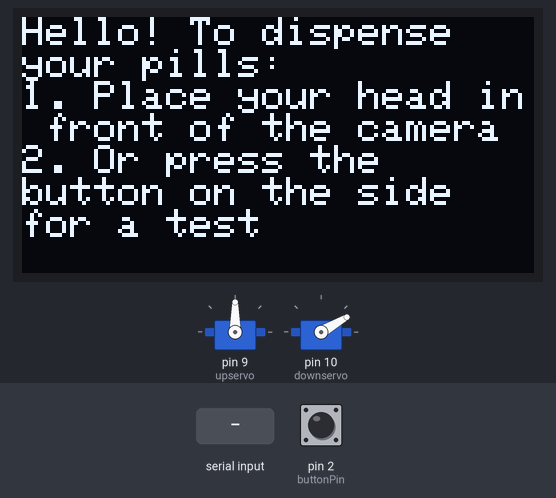
A sketch run on a simulated Arduino Uno, built with avr-gcc and run on an emulated ATmega328P. On the bench: 2 × servo, 128×64 one-colour display. The inputs (shaded band) are chosen by the test bench; at power-on: pin 2 (buttonPin) LOW.

Above: at 3.2 s.
3.3 s: pin 2 (buttonPin) pulled HIGH for 0.15 s
At 4.6 s:
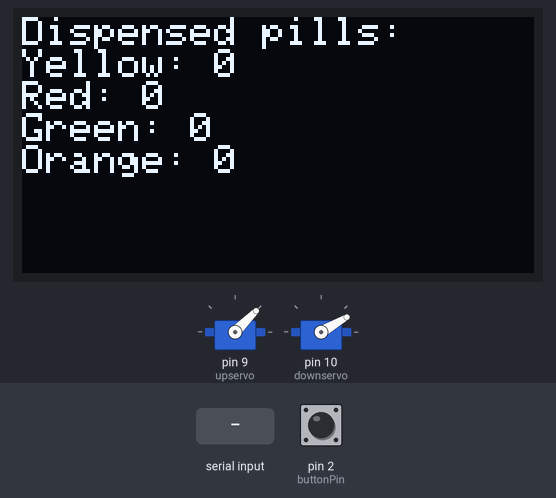
6.4 s: "@\n" received over Serial
At 6.9 s:
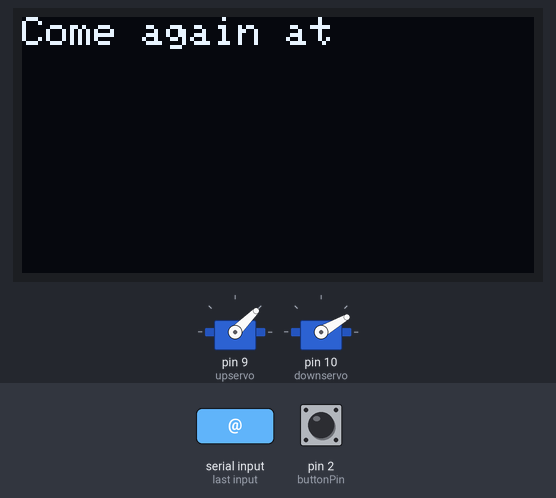
9.4 s: pin 2 (buttonPin) pulled HIGH for 3.2 s
At 13.3 s:
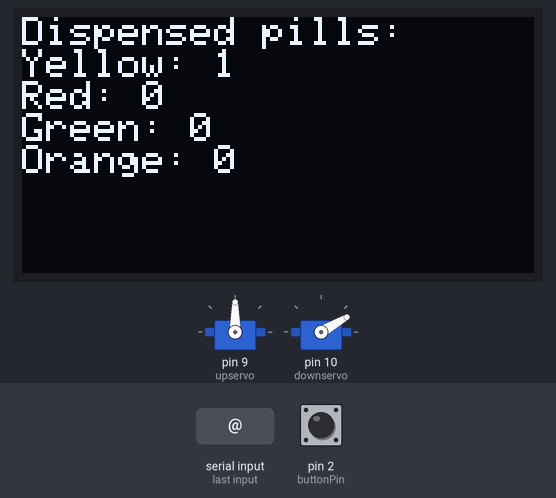
15.6 s: "*\n" received over Serial
18.6 s: pin 2 (buttonPin) pulled HIGH for 3.2 s
At 23.0 s:
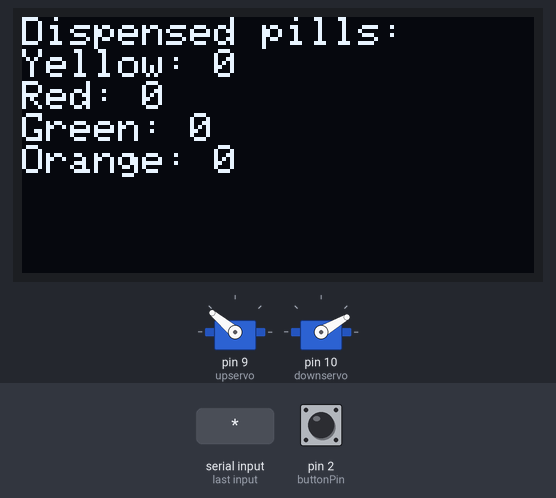
24.8 s: "90,45\n" received over Serial
At 25.7 s:
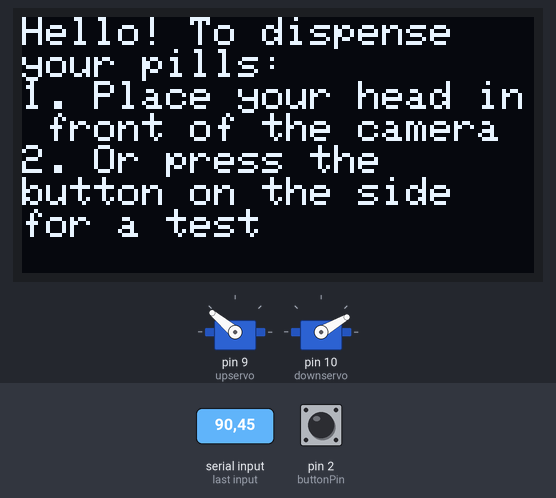
Timing chart, 0 to 27.3 s (numbered marks = the images above; inputs shaded):
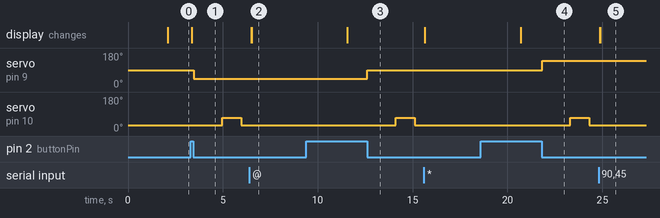

The sketch:

dispenser.ino
```cpp
//Servo
#include <Servo.h>
// creating servo object to control a servo
Servo upservo;
Servo downservo;
// Color value
int color = 0;
// For reading pushbutton
const int buttonPin = 2;
int buttonState = 0;
int click = 0;

//****************** Screen ******************
#include <SPI.h>
#include <Wire.h>
#include <Adafruit_GFX.h>
#include <Adafruit_SSD1306.h>

#define SCREEN_WIDTH 128 // OLED display width, in pixels
#define SCREEN_HEIGHT 64 // OLED display height, in pixels

// Declaration for an SSD1306 display connected to I2C (SDA, SCL pins)
// The pins for I2C are defined by the Wire-library.
// On an arduino UNO:       A4(SDA), A5(SCL)
#define OLED_RESET     4 // Reset pin # (or -1 if sharing Arduino reset pin)
#define SCREEN_ADDRESS 0x3D ///< See datasheet for Address; 0x3D for 128x64, 0x3C for 128x32
Adafruit_SSD1306 display(SCREEN_WIDTH, SCREEN_HEIGHT, &Wire, OLED_RESET);

// Counts of pills
int numY=0;
int numR=0;
int numG=0;
int numO=0;

// State of the machine
int state = 1;


void setup() {
  // Setups serial for communication
  Serial.begin(9600);

  // Servo pin 9 and 10
  upservo.attach(9);
  downservo.attach(10);
  downservo.write(30);
  // initialize the pushbutton pin
  pinMode(buttonPin, INPUT);

  //******** Screen Setup ********
  // SSD1306_SWITCHCAPVCC = generate display voltage from 3.3V internally
  if(!display.begin(SSD1306_SWITCHCAPVCC, SCREEN_ADDRESS)) {
    Serial.println(F("SSD1306 allocation failed"));
  }
  // Clear the buffer
  display.clearDisplay();
  display.display();
  delay(2000); // Pause for 2 seconds
}

void loop() {

// Display controll
  if (state == 1){
    dispHello();
  }
  else if(state == 2){
    dispCounts(numY, numR, numG, numO);
  }

  // Serial check
  serialCheck();

  // Button
  buttonState = digitalRead(buttonPin);
  if (buttonState == HIGH) {
    click = 1;
    if (state == 1){
      state = 2;
      }
  } else {
    if (click == 1) {
      pickColor(color);
      click = 0;
      if (color == 3) {
        color = 0;
      }
      else {
        color++;
      }
    }
  }
}

// Checks for serial communication
void serialCheck() {
  if (Serial.available() > 0) {
    // Gets machine to the state 1
    state = 1;
    String inBytes = Serial.readStringUntil('\n');
    if (inBytes.charAt(0)== '*') {
      String pills = inBytes.substring(1);
      // Dysplays the machine in the state 2 where it informs the patient about what pills are dispensed
      dispCounts(numY, numR, numG, numO);
      // Restarts pill counts
      resetCounts();
      // Dispense particular pills received from python program for the given patient
      for(int i =0; i < pills.length(); i++ ) {
        char ch = pills.charAt(i);
        if(ch != ',') {
          int curr_color = ch - '0';
          pickColor(curr_color);
          dispCounts(numY, numR, numG, numO);
        }
      }
      // After dispensing it pauses for 5 seconds and then returns the machine to the state 1
      delay(5000);
      state = 1;
      // Reset pill counts
      resetCounts();
    }
    else if(inBytes.charAt(0)=='@'){
      String comeAt = inBytes.substring(1);
      comeAtTime(comeAt);
      delay(5000);
      }
  }
}

// Reset pill counts
void resetCounts(){
  numY=0;
  numR=0;
  numG=0;
  numO=0;
}

// Dispenses particular color
void pickColor(int color) {
  // picking color
  if (color == 0){
    upservo.write(45);
    numY++;
    delay(1500);
    dispense();
    delay(500);
  } else if (color == 1) {
    upservo.write(90);
    numR++;
    delay(1500);
    dispense();
    delay(500);
  } else if (color == 2) {
    upservo.write(140);
    numG++;
    delay(1500);
    dispense();
    delay(500);
  } else if (color == 3) {
    upservo.write(180);
    numO++;
    delay(1500);
    dispense();
    delay(500);
  }
}

void dispense() {
  downservo.write(70);
  delay(1000);
  downservo.write(30);
}

void dispCounts(int numY, int numR, int numG, int numO) {
    dispPills();
    dispYellow(numY);
    dispRed(numR);
    dispGreen(numG);
    dispOrange(numO);
    display.display();
}
void dispHello() {
  display.clearDisplay();
  display.setCursor(0,0); // Start at top-left corner
  display.println(F("Hello! To dispense"));
  display.println(F("your pills:"));
  display.println(F("1. Place your head in front of the camera"));
  display.println(F("2. Or press the"));
  display.println(F("button on the side"));
  display.println(F("for a test"));
  display.setTextColor(WHITE);
  display.display();
}

void comeAtTime(String AtTime) {
  display.clearDisplay();
  display.setCursor(0,0); // Start at top-left corner
  display.print(F("Come again at "));
  display.println(AtTime);
  display.setTextColor(WHITE);
  display.display();
}

void dispPills() {
  display.clearDisplay();
  display.setCursor(0,0); // Start at top-left corner
  display.println(F("Dispensed pills: "));
  display.setTextColor(WHITE);
  //display.display();
}

void dispYellow(int numY) {
  display.print(F("Yellow: "));
  display.println(numY);
  display.setTextColor(WHITE);
  //display.display();
}

void dispRed(int numR) {
  display.print(F("Red: "));
  display.println(numR);
  display.setTextColor(WHITE);
  //display.display();
}

void dispGreen(int numG) {
  display.print(F("Green: "));
  display.println(numG);
  display.setTextColor(WHITE);
  //display.display();
}

void dispOrange(int numO) {
  display.print(F("Orange: "));
  display.println(numO);
  display.setTextColor(WHITE);
  //display.display();
}
```

Measured:
- after the input at 3.3 s, servo on pin 9 (upservo): 90° → 45° after 0.16 s; servo on pin 10 (downservo): 30° → 70° after 1.7 s, → 30° 1.0 s later; the display: changes after 0.07 s (image 1)
- after the input at 6.4 s, the display: first differs from a run without the input after 0.12 s (image 2)
- after the input at 9.4 s, servo on pin 9 (upservo): 45° → 90° after 3.2 s; servo on pin 10 (downservo): 30° → 70° after 4.7 s, → 30° 1.0 s later; the display: changes after 2.2 s (image 3)
- after the input at 18.6 s, servo on pin 9 (upservo): 90° → 140° after 3.2 s; servo on pin 10 (downservo): 30° → 70° after 4.7 s, → 30° 1.0 s later; the display: changes after 2.1 s (image 4)
- after the input at 24.8 s, the display: first differs from a run without the input after 0.09 s (image 5)
